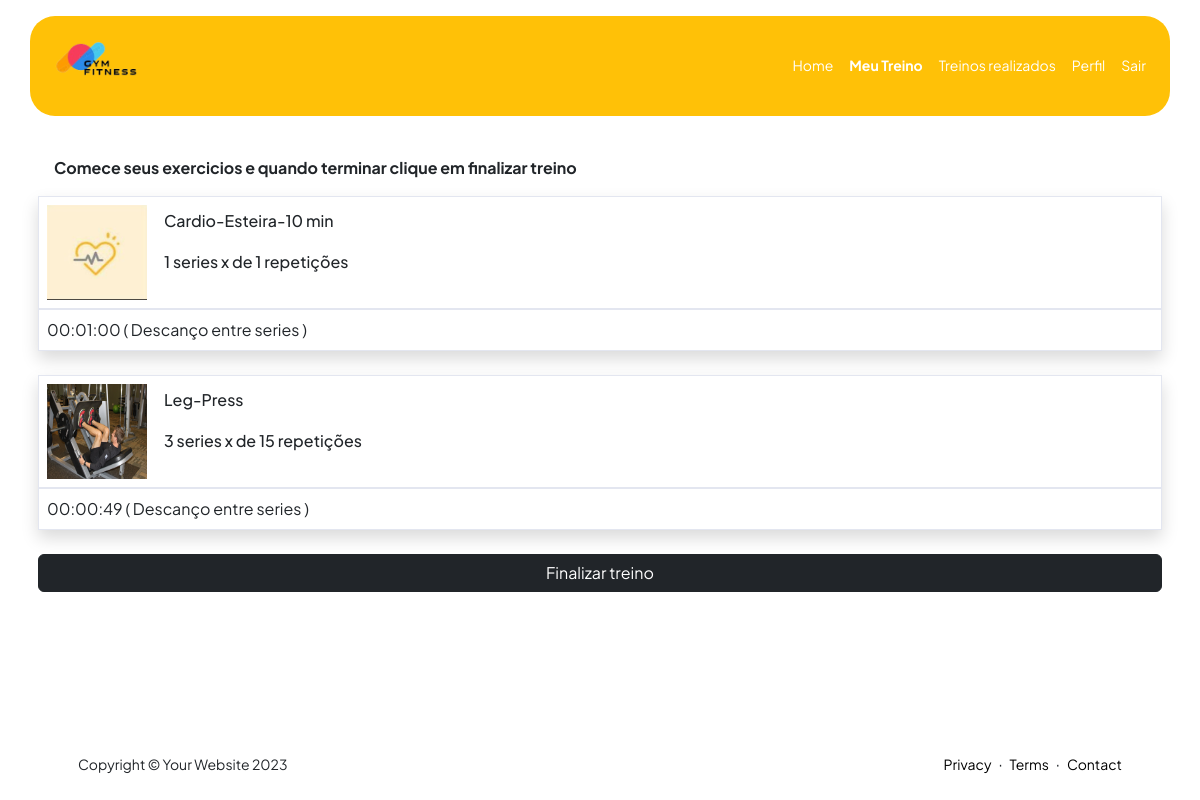
/AcadUsu/treino_exercicios.php?id=6 (signed in), run on the app's committed database.
### tables this page shows
CREATE TABLE `tbexercicio` (
  `id_exercicio` int(11) UNSIGNED NOT NULL,
  `id_treino` int(11) UNSIGNED NOT NULL DEFAULT 0,
  `foto_exercicio` varchar(50) DEFAULT NULL,
  `nome` varchar(50) DEFAULT NULL,
  `serie` int(11) DEFAULT NULL,
  `repeticoes` int(11) DEFAULT NULL,
  `descanco_entre_series` time DEFAULT NULL,
  `descricao` varchar(100) DEFAULT NULL
);

### AcadUsu/treino_exercicios.php (the view, shortened to what this page needs)
<!DOCTYPE html>
<html lang="en">
<head>
    <link href="css/styles.css" rel="stylesheet" />
    <link href="../vendor/fontawesome-free/css/all.min.css" rel="stylesheet" type="text/css">
    <link rel="stylesheet" href="https://cdn.jsdelivr.net/npm/bootstrap-icons@1.11.3/font/bootstrap-icons.min.css">
    <link rel='stylesheet' href='https://cdn-uicons.flaticon.com/2.3.0/uicons-solid-straight/css/uicons-solid-straight.css'>
</head>
<body class="d-flex flex-column h-100">
    <main class="flex-shrink-0">
        <nav class="navbar navbar-expand-lg navbar-light bg-white  py-3">
            <div class=" bg-warning menus container px-3">
                <img class="logo" src="../img/logo.png" alt="" srcset="">
                <div class="collapse navbar-collapse" id="navbarSupportedContent">
                    <ul class="navbar-nav ms-auto mb-2 mb-lg-0 small ">
                        <li class="nav-item"><a class="nav-link" href="index.php">Home</a></li>
                        <li class="nav-item"><a class="nav-link active" href="meu_treino.php">Meu Treino</a></li>
                        <li class="nav-item"><a class="nav-link" href="treinos_realizados.php">Treinos realizados</a></li>
                        <li class="nav-item"><a class="nav-link" href="perfil.php">Perfil</a></li>
                        <li class="nav-item"><a class="nav-link" href="sair.php">Sair</a></li>
                    </ul>
                </div>
            </div>
        </nav>
        <header class="py-2">
            <div class="container px-2 pb-2">
                <p class="m-3 fw-bold">Comece seus exercicios e quando terminar clique em finalizar treino </p>
                    <?php
                        include('../banco.php');
                            $idtreino = $_GET['id'];
                            $sql = "SELECT * FROM tbexercicio where id_treino = $idtreino";
                            $resultado = $conexao->query($sql);
                            if ($resultado-> num_rows > 0) {
                                while ($linha = $resultado->fetch_array()) {
                                    echo '    <div class="d-flex flex-column shadow">';
                                    echo '      <div class="select col-xl-12 col-md-12 mb-12">';
                                    echo '            <div class="card1 border-left-warning h-100 ">';
                                    echo '                <div class="card-body">';
                                    echo '                    <div class="row no-gutters align-items-center">';
                                    echo '                        <div class="col mr-2"><img class="foto_exercicio" src=" '.$linha['foto_exercicio'].' " ></div>';
                                    echo '                        <div class="desc col mr-4"><h6>'.$linha['nome'].'</h6><h6>'.$linha['serie'].' series x de '.$linha['repeticoes'].' repetições</div>';
                                    echo '                    </div>';
                                    echo '                </div>';
                                    echo '            </div>';
                                    echo '        </div>';
                                    echo '        <div class="select col-xl-12 col-md-12 mb-12">';
                                    echo '            <div class="card1 border-left-warning h-100">';
                                    echo '                <div class="card-body">';
                                    echo '                    <div class="row no-gutters align-items-center">';
                                    echo '                         <div class="col mr-6"><a id="descanso">'.$linha['descanco_entre_series'].'</a> <span>( Descanço entre series )</span></div>';
                                    echo '                    </div>';
                                    echo '                </div>';
                                    echo '            </div>';
                                    echo '        </div>';
                                    echo '    </div>';
                                }
                                }
                    ?>
                    <div class="select col-xl-12 col-md-12 mb-12">
                        <form action="finalizar_treino.php" method="post">
                            <button type="submit" class="w-100 btn btn-dark" name="finalizar" >Finalizar treino</button>
                        </form>
                    </div>
                    </div>
        </header>
        <br>
    </main>
    <footer class="bg-white py-4 mt-auto">
        <div class="container px-5">
            <div class="row align-items-center justify-content-between flex-column flex-sm-row">
                <div class="col-auto"><div class="small m-0">Copyright &copy; Your Website 2023</div></div>
                <div class="col-auto">
                    <a class="small" href="#!">Privacy</a>
                    <span class="mx-1">&middot;</span>
                    <a class="small" href="#!">Terms</a>
                    <span class="mx-1">&middot;</span>
                    <a class="small" href="#!">Contact</a>
                </div>
            </div>
        </div>
    </footer>
</body>
</html>

### data on the page
tbexercicio: foto_exercicio (picture), nome "Cardio-Esteira-10 min", serie "1", repeticoes "1", descanco_entre_series "00:01:00"
tbexercicio: foto_exercicio (picture), nome "Leg-Press", serie "3", repeticoes "15", descanco_entre_series "00:00:49"
